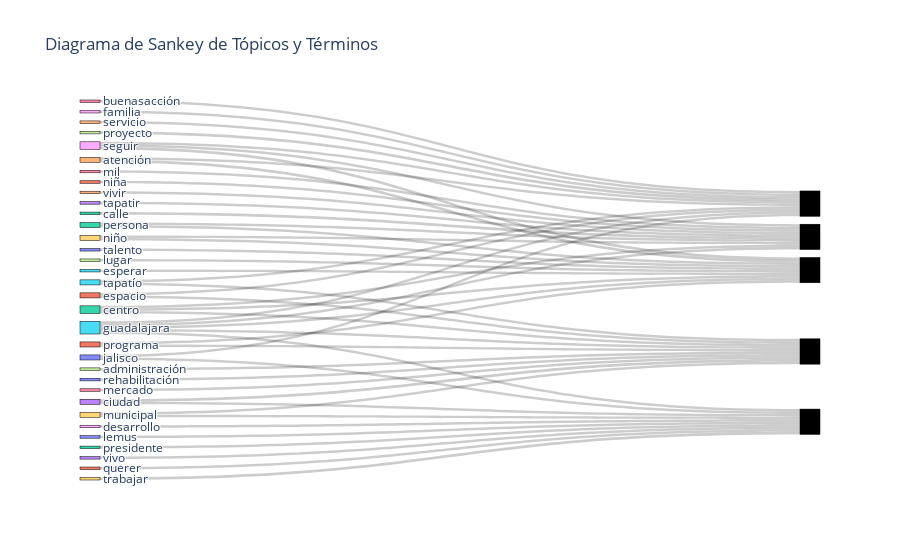

Notebook source saved alongside this figure:
### Code cell
# Crear un conjunto de términos únicos
unique_terms = set()
for topic_id, topic_words in topics:
    terms = [term.split('*')[1].strip('"') for term in topic_words.split(' + ')]
    unique_terms.update(terms)

# Crear listas para nodos y enlaces
nodes = list(unique_terms)
source_indices = []
target_indices = []
values = []

# Procesar los tópicos y sus palabras clave para identificar las conexiones
for topic_id, topic_words in topics:
    terms = [term.split('*')[1].strip('"') for term in topic_words.split(' + ')]
    for term in terms:
        source_indices.append(nodes.index(term))
        target_indices.append(len(nodes) + topic_id)  # Cada tema se representa como un nodo adicional
        values.append(1)

# Crear un diagrama de Sankey
fig = go.Figure(go.Sankey(
    node=dict(
        pad=15,
        thickness=20,
        line=dict(color="black", width=0.5),
        label=nodes  # Etiquetas de los términos
    ),
    link=dict(
        source=source_indices,
        target=target_indices,
        value=values
    )
))

# Mostrar el diagrama de Sankey
fig.update_layout(title_text="Diagrama de Sankey de Tópicos y Términos")
fig.show()

### Figure 1 — Plotly figure (JSON) as saved in the notebook; plotly's stock layout.template omitted (floating-point values rounded to 4 significant figures)
{"data": [{"link": {"source": [25, 30, 16, 28, 31, 27, 18, 5, 24, 4, 25, 2, 28, 32, 14, 19, 11, 22, 6, 23, 26, 31, 25, 17, 22, 9, 20, 3, 1, 5, 22, 4, 28, 25, 0, 7, 2, 15, 1, 19, 25, 3, 13, 9, 12, 8, 10, 29, 21, 30], "target": [33, 33, 33, 33, 33, 33, 33, 33, 33, 33, 34, 34, 34, 34, 34, 34, 34, 34, 34, 34, 35, 35, 35, 35, 35, 35, 35, 35, 35, 35, 36, 36, 36, 36, 36, 36, 36, 36, 36, 36, 37, 37, 37, 37, 37, 37, 37, 37, 37, 37], "value": [1, 1, 1, 1, 1, 1, 1, 1, 1, 1, 1, 1, 1, 1, 1, 1, 1, 1, 1, 1, 1, 1, 1, 1, 1, 1, 1, 1, 1, 1, 1, 1, 1, 1, 1, 1, 1, 1, 1, 1, 1, 1, 1, 1, 1, 1, 1, 1, 1, 1]}, "node": {"label": ["talento", "programa", "persona", "ciudad", "atención", "tapatío", "mil", "lugar", "desarrollo", "municipal", "lemus", "niña", "presidente", "vivo", "vivir", "esperar", "buenasacción", "administración", "familia", "niño", "rehabilitación", "querer", "centro", "tapatir", "servicio", "guadalajara", "mercado", "proyecto", "seguir", "trabajar", "jalisco", "espacio", "calle"], "line": {"color": "black", "width": 0.5}, "pad": 15, "thickness": 20}, "type": "sankey"}], "layout": {"title": {"text": "Diagrama de Sankey de Tópicos y Términos"}}}
